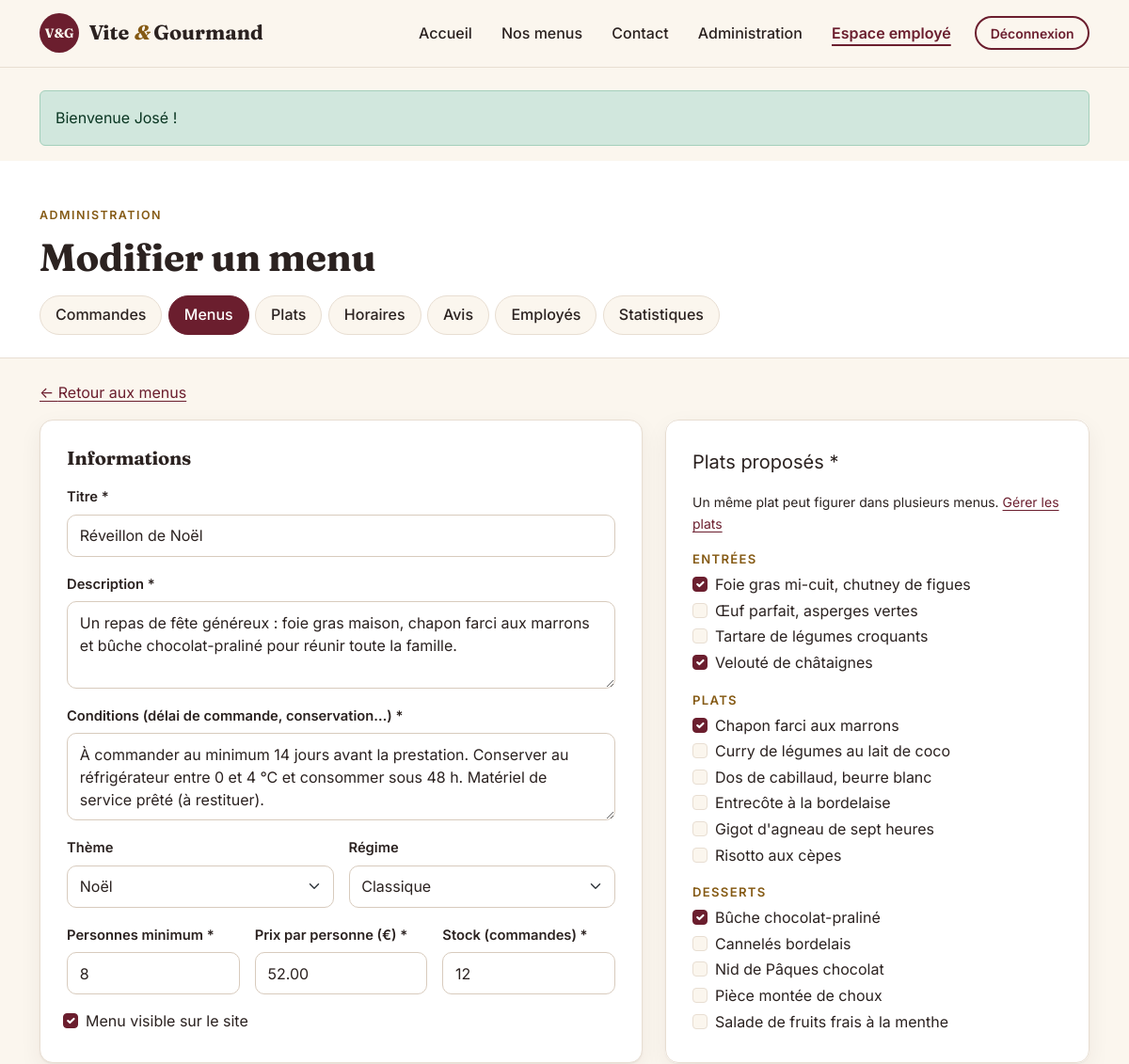
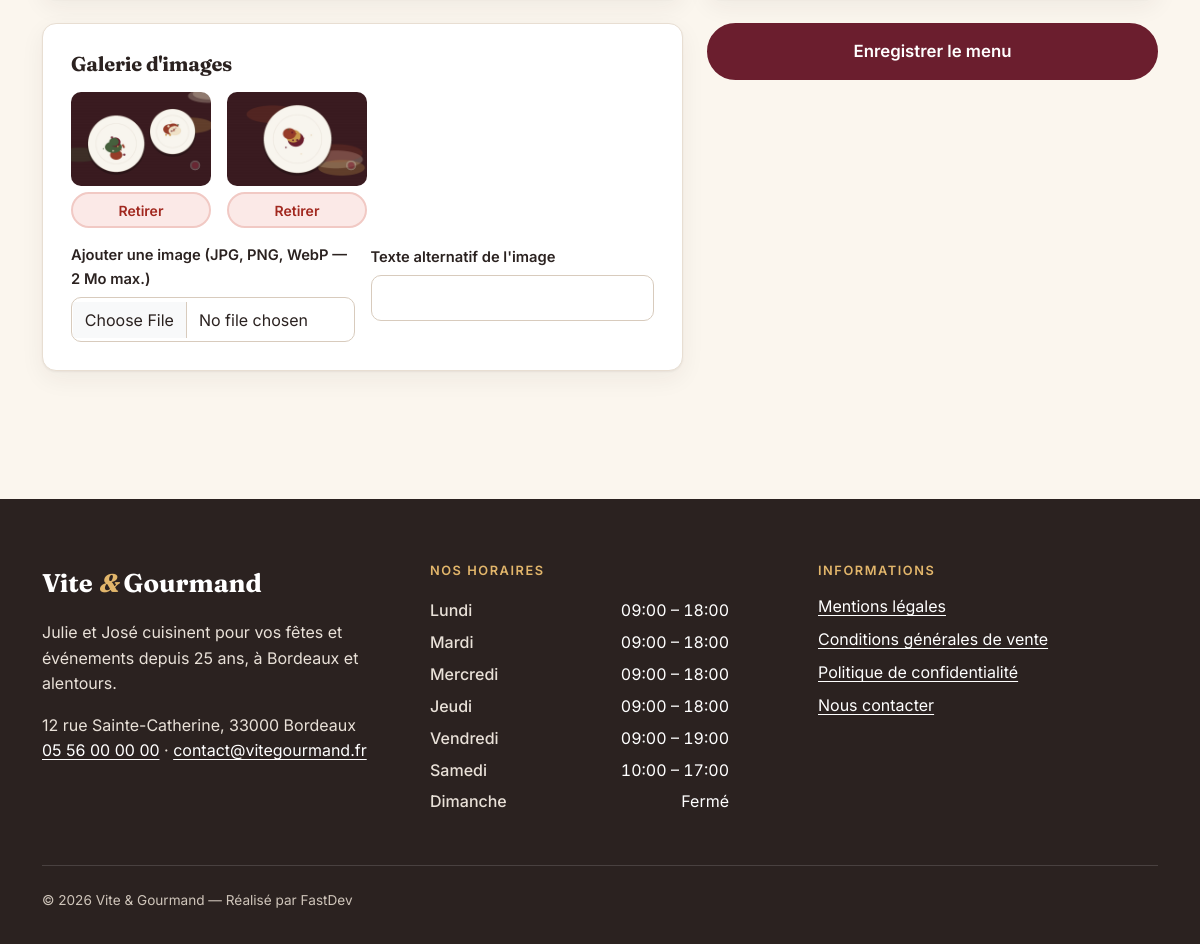
Page /gestion/menu?id=1 (signed in) on the committed database (2 pictures, top to bottom).
### tables this page shows
CREATE TABLE menu (
    menu_id                  INT           NOT NULL AUTO_INCREMENT,
    titre                    VARCHAR(100)  NOT NULL,
    nombre_personne_minimum  INT           NOT NULL,
    prix_par_personne        DECIMAL(8,2)  NOT NULL,
    description              TEXT          NOT NULL,
    conditions               TEXT          NOT NULL,
    quantite_restante        INT           NOT NULL DEFAULT 0,
    regime_id                INT           NOT NULL,
    theme_id                 INT           NOT NULL,
    actif                    TINYINT(1)    NOT NULL DEFAULT 1,
    PRIMARY KEY (menu_id),
    CONSTRAINT fk_menu_regime FOREIGN KEY (regime_id) REFERENCES regime(regime_id),
    CONSTRAINT fk_menu_theme  FOREIGN KEY (theme_id)  REFERENCES theme(theme_id),
    CONSTRAINT chk_menu_min   CHECK (nombre_personne_minimum > 0),
    CONSTRAINT chk_menu_prix  CHECK (prix_par_personne >= 0),
    CONSTRAINT chk_menu_stock CHECK (quantite_restante >= 0)
);

CREATE TABLE theme (
    theme_id  INT          NOT NULL AUTO_INCREMENT,
    libelle   VARCHAR(50)  NOT NULL UNIQUE,
    PRIMARY KEY (theme_id)
);

CREATE TABLE regime (
    regime_id INT          NOT NULL AUTO_INCREMENT,
    libelle   VARCHAR(50)  NOT NULL UNIQUE,
    PRIMARY KEY (regime_id)
);

CREATE TABLE menu_image (
    image_id  INT          NOT NULL AUTO_INCREMENT,
    menu_id   INT          NOT NULL,
    chemin    VARCHAR(255) NOT NULL,
    alt       VARCHAR(150) NOT NULL DEFAULT '',
    ordre     TINYINT      NOT NULL DEFAULT 0,
    PRIMARY KEY (image_id),
    CONSTRAINT fk_image_menu FOREIGN KEY (menu_id) REFERENCES menu(menu_id) ON DELETE CASCADE
);

CREATE TABLE plat (
    plat_id    INT          NOT NULL AUTO_INCREMENT,
    titre_plat VARCHAR(100) NOT NULL,
    type_plat  ENUM('entree','plat','dessert') NOT NULL,
    photo      VARCHAR(255) NULL,                      
    PRIMARY KEY (plat_id)
);

CREATE TABLE horaire (
    horaire_id      INT         NOT NULL AUTO_INCREMENT,
    jour            VARCHAR(50) NOT NULL,
    ordre           TINYINT     NOT NULL DEFAULT 0,    
    heure_ouverture VARCHAR(50) NULL,                  
    heure_fermeture VARCHAR(50) NULL,
    PRIMARY KEY (horaire_id)
);

### templates/pages/staff/menu-form.php (the view, shortened to what the rows shown need)
<?php
$selected = $menu ? array_column($menu['plats'], 'plat_id') : [];
$labels = ['entree' => 'Entrées', 'plat' => 'Plats', 'dessert' => 'Desserts'];
?>
<section class="section pt-4">
    <div class="container">
        <form method="post" action="<?= url('/gestion/menu') ?>" enctype="multipart/form-data" class="row g-4">
            <div class="col-lg-7">
                <div class="form-card">
                    <h2 class="form-card-title">Informations</h2>
                    <div class="row g-3">
                        <div class="col-12"><label class="form-label" for="titre">Titre *</label><input class="form-control" id="titre" name="titre" required maxlength="100" value="<?= e($menu['titre'] ?? '') ?>"></div>
                        <div class="col-12"><label class="form-label" for="description">Description *</label><textarea class="form-control" id="description" name="description" rows="3" required><?= e($menu['description'] ?? '') ?></textarea></div>
                        <div class="col-12"><label class="form-label" for="conditions">Conditions (délai de commande, conservation…) *</label><textarea class="form-control" id="conditions" name="conditions" rows="3" required><?= e($menu['conditions'] ?? '') ?></textarea></div>
                        <div class="col-sm-6"><label class="form-label" for="theme_id">Thème</label>
                            <select class="form-select" id="theme_id" name="theme_id"><?php foreach ($themes as $t): ?><option value="<?= (int) $t['theme_id'] ?>" <?= ($menu['theme_id'] ?? 0) == $t['theme_id'] ? 'selected' : '' ?>><?= e($t['libelle']) ?></option><?php endforeach; ?></select></div>
                        <div class="col-sm-6"><label class="form-label" for="regime_id">Régime</label>
                            <select class="form-select" id="regime_id" name="regime_id"><?php foreach ($regimes as $r): ?><option value="<?= (int) $r['regime_id'] ?>" <?= ($menu['regime_id'] ?? 0) == $r['regime_id'] ? 'selected' : '' ?>><?= e($r['libelle']) ?></option><?php endforeach; ?></select></div>
                        <div class="col-sm-4"><label class="form-label" for="nombre_personne_minimum">Personnes minimum *</label><input class="form-control" type="number" min="1" id="nombre_personne_minimum" name="nombre_personne_minimum" required value="<?= (int) ($menu['nombre_personne_minimum'] ?? 4) ?>"></div>
                        <div class="col-sm-4"><label class="form-label" for="prix_par_personne">Prix par personne (€) *</label><input class="form-control" type="number" min="0" step="0.01" id="prix_par_personne" name="prix_par_personne" required value="<?= e($menu['prix_par_personne'] ?? '') ?>"></div>
                        <div class="col-sm-4"><label class="form-label" for="quantite_restante">Stock (commandes) *</label><input class="form-control" type="number" min="0" id="quantite_restante" name="quantite_restante" required value="<?= (int) ($menu['quantite_restante'] ?? 10) ?>"></div>
                        <div class="col-12 form-check ms-1"><input class="form-check-input" type="checkbox" id="actif" name="actif" <?= !$menu || (int) $menu['actif'] ? 'checked' : '' ?>><label class="form-check-label" for="actif">Menu visible sur le site</label></div>
                    </div>
                </div>
                <div class="form-card">
                    <h2 class="form-card-title">Galerie d'images</h2>
                    <?php if ($menu && $menu['images']): ?>
                        <ul class="admin-gallery">
                            <?php foreach ($menu['images'] as $img): ?>
                                <li><img src="<?= asset($img['chemin']) ?>" alt="<?= e($img['alt']) ?>" width="140" height="94">
                                    <button class="btn btn-sm btn-danger-soft" type="submit" form="del-img-<?= (int) $img['image_id'] ?>">Retirer<span class="visually-hidden"> l'image <?= e($img['alt']) ?></span></button></li>
                            <?php endforeach; ?>
                        </ul>
                    <?php endif; ?>
                </div>
            </div>
            <div class="col-lg-5">
                <fieldset class="form-card">
                    <?php foreach ($labels as $type => $label): ?>
                        <p class="course-title mt-3 mb-1"><?= $label ?></p>
                        <?php foreach ($plats as $p): if ($p['type_plat'] !== $type) continue; ?>
                            <div class="form-check">
                                <input class="form-check-input" type="checkbox" name="plats[]" value="<?= (int) $p['plat_id'] ?>" id="plat-<?= (int) $p['plat_id'] ?>" <?= in_array($p['plat_id'], $selected) ? 'checked' : '' ?>>
                                <label class="form-check-label" for="plat-<?= (int) $p['plat_id'] ?>"><?= e($p['titre_plat']) ?></label>
                            </div>
                        <?php endforeach; ?>
                    <?php endforeach; ?>
                </fieldset>
            </div>
        </form>
    </div>
</section>

### templates/layout.php (shortened to what the rows shown need)
<?php
try {
    $horaires = (new RefRepository())->horaires();
} catch (\Throwable) {
    $horaires = [];
}
?><!doctype html>
<html lang="fr">
<head>
    <link href="<?= asset('assets/css/fonts.css') ?>" rel="stylesheet">
    <link href="<?= asset('assets/vendor/bootstrap/bootstrap.min.css') ?>" rel="stylesheet">
    <link href="<?= asset('assets/css/style.css') ?>" rel="stylesheet">
</head>
<body>
<main id="contenu" tabindex="-1">
    <?php require $__template; ?>
</main>
<footer class="site-footer">
    <div class="container">
        <div class="row g-4 g-lg-5">
            <div class="col-sm-6 col-lg-4">
                <h2 class="footer-title">Nos horaires</h2>
                <table class="hours">
                    <tbody>
                    <?php foreach ($horaires as $h): ?>
                        <tr>
                            <th scope="row"><?= e($h['jour']) ?></th>
                            <td><?= $h['heure_ouverture'] ? e($h['heure_ouverture']) . ' – ' . e($h['heure_fermeture']) : 'Fermé' ?></td>
                        </tr>
                    <?php endforeach; ?>
                    </tbody>
                </table>
            </div>
            <div class="col-sm-6 col-lg-4">
                <h2 class="footer-title">Informations</h2>
            </div>
        </div>
    </div>
</footer>
</body>
</html>

### rows in the picture
menu: titre "Réveillon de Noël", description "Un repas de fête généreux : foie gras maison, chapon farci aux marrons et bûche chocolat-praliné pour réunir toute la famille.", conditions "À commander au minimum 14 jours avant la prestation. Conserver au réfrigérateur entre 0 et 4 °C et consommer sous 48 h. Matériel de service prêté (à restituer).", theme_id "Noël", regime_id "Classique", nombre_personne_minimum "8", prix_par_personne "52.00", quantite_restante "12", actif "☑"
menu_image: chemin (picture)
menu_image: chemin (picture)
plat: plat_id "☑", titre_plat "Foie gras mi-cuit, chutney de figues"
plat: titre_plat "Œuf parfait, asperges vertes"
plat: titre_plat "Tartare de légumes croquants"
plat: plat_id "☑", titre_plat "Velouté de châtaignes"
plat: plat_id "☑", titre_plat "Chapon farci aux marrons"
plat: titre_plat "Curry de légumes au lait de coco"
plat: titre_plat "Dos de cabillaud, beurre blanc"
plat: titre_plat "Entrecôte à la bordelaise"
plat: titre_plat "Gigot d'agneau de sept heures"
plat: titre_plat "Risotto aux cèpes"
plat: plat_id "☑", titre_plat "Bûche chocolat-praliné"
plat: titre_plat "Cannelés bordelais"
plat: titre_plat "Nid de Pâques chocolat"
plat: titre_plat "Pièce montée de choux"
plat: titre_plat "Salade de fruits frais à la menthe"
horaire: jour "Lundi", heure_ouverture "09:00", heure_fermeture "18:00"
horaire: jour "Mardi", heure_ouverture "09:00", heure_fermeture "18:00"
horaire: jour "Mercredi", heure_ouverture "09:00", heure_fermeture "18:00"
horaire: jour "Jeudi", heure_ouverture "09:00", heure_fermeture "18:00"
horaire: jour "Vendredi", heure_ouverture "09:00", heure_fermeture "19:00"
horaire: jour "Samedi", heure_ouverture "10:00", heure_fermeture "17:00"
horaire: jour "Dimanche", shows "Fermé"

### other values in the picture
$f['message'] "Bienvenue José !"
$heading "Modifier un menu"
$label "Commandes"
$label "Menus"
$label "Plats"
$label "Horaires"
$label "Avis"
$label "Employés"
$label "Statistiques"
$label "ENTRÉES"
$label "PLATS"
$label "DESSERTS"
